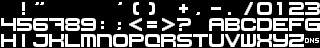
#> input picture images/font1.png, 320 x 48 px, found by its file name
$ python convertimages.py
#> lines starting #> are read from the running program, lines starting #| are printed output that depends on the picture; after the words box and inside, x2 and y2 are one past the last pixel; in counts of white or black regions, pixels touching at a corner belong together
### src/cx16images.py
"""
Tools to convert bitmap images to an appropriate format for the Commander X16.
This means: indexed colors (palette), 12 bits color space (4 bits per channel, for a total of 4096 possible colors)
There are no restrictions on the size of the image.

Written by Irmen de Jong (irmen@razorvine.net) - Code is in the Public Domain.

Requirements: Pillow  (pip install pillow)
"""

from PIL import Image
from typing import TypeAlias, Tuple, Optional

RGBList: TypeAlias = list[tuple[int, int, int]]

# the 256 default colors of the Commander X16's color palette in (r,g,b) format
default_colors = []

_colors="""000,fff,800,afe,c4c,0c5,00a,ee7,d85,640,f77,333,777,af6,08f,bbb
000,111,222,333,444,555,666,777,888,999,aaa,bbb,ccc,ddd,eee,fff
211,433,644,866,a88,c99,fbb,211,422,633,844,a55,c66,f77,200,411
611,822,a22,c33,f33,200,400,600,800,a00,c00,f00,221,443,664,886
aa8,cc9,feb,211,432,653,874,a95,cb6,fd7,210,431,651,862,a82,ca3
fc3,210,430,640,860,a80,c90,fb0,121,343,564,786,9a8,bc9,dfb,121
342,463,684,8a5,9c6,bf7,120,241,461,582,6a2,8c3,9f3,120,240,360
480,5a0,6c0,7f0,121,343,465,686,8a8,9ca,bfc,121,242,364,485,5a6
6c8,7f9,020,141,162,283,2a4,3c5,3f6,020,041,061,082,0a2,0c3,0f3
122,344,466,688,8aa,9cc,bff,122,244,366,488,5aa,6cc,7ff,022,144
166,288,2aa,3cc,3ff,022,044,066,088,0aa,0cc,0ff,112,334,456,668
88a,9ac,bcf,112,224,346,458,56a,68c,79f,002,114,126,238,24a,35c
36f,002,014,016,028,02a,03c,03f,112,334,546,768,98a,b9c,dbf,112
324,436,648,85a,96c,b7f,102,214,416,528,62a,83c,93f,102,204,306
408,50a,60c,70f,212,434,646,868,a8a,c9c,fbe,211,423,635,847,a59
c6b,f7d,201,413,615,826,a28,c3a,f3c,201,403,604,806,a08,c09,f0b"""

for line in _colors.splitlines():
    for rgb in line.split(","):
        r = int(rgb[0], 16)
        g = int(rgb[1], 16)
        b = int(rgb[2], 16)
        default_colors.append((r, g, b))


class BitmapImage:
    def __init__(self, filename: str, image: Image = None) -> None:
        """Just load the given bitmap image file (any format allowed)."""
#> called with filename = 'images/font1.png'
        if image is not None:
            self.img = image
        else:
            self.img = Image.open(filename)
#> self.img is the input picture: PIL image 320x48 P; min 0, max 255, mean 79.9
        self.size = self.img.size
#> self.size = (320, 48)
        self.width, self.height = self.size
#> self.width = 320; self.height = 48

    def save(self, filename: str) -> None:
        """Save the image to a new file, format based on the file extension."""
        self.img.save(filename)

    def get_image(self) -> Image:
        """Gets access to a copy of the Pillow Image class that holds the loaded image"""
        return self.img.copy()

    def crop(self, x, y, width, height) -> "BitmapImage":
        """Returns a rectangle cropped from the original image"""
        cropped = self.img.crop((x, y, x + width, y + height))
        return BitmapImage("", cropped)

    def has_palette(self) -> bool:
        """Is it an indexed colors image?"""
        return self.img.mode == "P"

    def get_palette(self) -> RGBList:
        """Return the image's palette as a list of (r,g,b) tuples"""
        return flat_palette_to_rgb(self.img.getpalette())

    def get_vera_palette(self) -> bytes:
        """
        Returns the image's palette as GB0R words (RGB in little-endian), suitable for the Vera palette registers.
        The palette must be in 12 bit color space already! Because this routine just takes the upper 4 bits of every channel value.
        """
        return rgb_palette_to_vera(self.get_palette())

    # [22 lines left out: functions show, get_pixels_8bpp, not called in this run]

    def get_all_pixels_8bpp(self) -> bytes:
        """
        For 8 bpp (256 color) images:
        Get all pixel values from the image, returns the bytes as a flat array
        """
        assert self.has_palette()
        return self.img.tobytes()

    # [17 lines left out: function get_pixels_4bpp, not called in this run]

    def get_all_pixels_4bpp(self) -> bytearray:
        """
        For 4 bpp (16 color) images:
        Get all pixel values from the image, returns the bytes as a flat array.
        Every byte encodes 2 pixels (4+4 bits).
        """
        assert self.has_palette()
        data = bytearray(self.width // 2 * self.height)
        index = 0
        pix = self.img.load()
        for py in range(self.height):
            for px in range(0, self.width, 2):
                pix1 = pix[px, py]
                pix2 = pix[px + 1, py]
                data[index] = pix1 << 4 | pix2
                index += 1
        return data

    # [68 lines left out: functions quantize_to, quantize, constrain_size, not called in this run]


# utility functions

def channel_8to4(color: int) -> int:
    """Accurate conversion of a single 8 bit color channel value to 4 bits"""
    return (color * 15 + 135) >> 8  # see https://threadlocalmutex.com/?p=48


# [22 lines left out: functions palette_8to4, reduce_colorspace, not called in this run]


def flat_palette_to_rgb(palette: list[int]) -> RGBList:
    """Converts the flat palette list usually obtained from Pillow images to a list of (r,g,b) tuples"""
    return [(palette[i], palette[i + 1], palette[i + 2]) for i in range(0, len(palette), 3)]


# [16 lines left out: functions rgb_palette_to_flat, flat_palette_to_vera, not called in this run]


def rgb_palette_to_vera(palette_rgb: RGBList) -> bytearray:
    """
    Convert a palette in (r,g,b) format to GB0R words (RGB in little-endian), suitable for Vera palette registers.
    The palette must be in 12 bit color space already! Because this routine just takes the upper 4 bits of every channel value.
    """
    data = bytearray()
    for r, g, b in palette_rgb:
        r = r >> 4
        g = g >> 4
        b = b >> 4
        data.append(g << 4 | b)
        data.append(r)
    return data

### src/convertimages.py
from cx16images import BitmapImage


def extract_tile(img: BitmapImage, letter_idx_ascii):
    y = 16 * ((letter_idx_ascii - 32) // 20)
    x = 16 * ((letter_idx_ascii - 32) % 20)
    cropped = img.crop(x, y, 16, 16)
    tile = cropped.get_image().convert('L')  # make greyscale
    # tile.save(f"tile-{letter_idx_ascii}.png")
    result = bytearray()

    def get_eight_pixels(xoffset):
        pixels = [tile.getpixel((xoffset + x, y)) for x in range(8)]
        return [1 if p > 150 else 0 for p in pixels]

    for y in range(16):
        pixelbyte = get_eight_pixels(0)
        outbyte = 0
        for bb in pixelbyte:
            outbyte <<= 1
            outbyte |= bb
        result.append(outbyte)
        pixelbyte = get_eight_pixels(8)
        outbyte = 0
        for bb in pixelbyte:
            outbyte <<= 1
            outbyte |= bb
        result.append(outbyte)
    return result


screencodes = "@ABCDEFGHIJKLMNOPQRSTUVWXYZ[_]__ !\"#$%&'()*+,-./0123456789:;<=>?"
assert len(screencodes) == 64
assert screencodes[42] == '*'


if __name__ == "__main__":
    # the font tiles for Mirror's Edge
    img = BitmapImage("images/font1.png")
    with open("ME-FONT.BIN", "wb") as outf:
        tiles = {}
        for ascii in range(ord(' '), ord('Z') + 1):
            tile = extract_tile(img, ascii)
            tiles[ascii] = tile
#> this loop made 59 passes
#> pass 2, in crop (call 2), `cropped = self.img.crop((x, y, x + width, y + height))`:
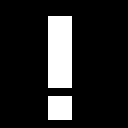
#> cropped: PIL image 16x16 P (shown 8 times larger); 14.1% white; 2 white regions (1 under 20 px), largest, box (x1, y1, x2, y2) and area: (6, 2, 9, 11) 27
        for screencode, ascii_chr in enumerate(screencodes):
            tile = tiles.get(ord(ascii_chr), None)
            if tile:
                outf.write(tiles[ord(ascii_chr)])
            else:
                outf.write(bytearray(32))

    # the font tiles for Death Stranding
    img = BitmapImage("images/font3.png")
    with open("DS-FONT.BIN", "wb") as outf:
        tiles = {}
        for ascii in range(ord(' '), ord('Z') + 1):
            tile = extract_tile(img, ascii)
            tiles[ascii] = tile
#> this loop made 59 passes
#> pass 2, in crop (call 61), `cropped = self.img.crop((x, y, x + width, y + height))`:
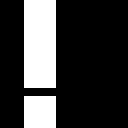
#> cropped: PIL image 16x16 L (shown 8 times larger); 23.4% white; 2 white regions (1 under 20 px), largest, box (x1, y1, x2, y2) and area: (3, 0, 7, 11) 44
        for screencode, ascii_chr in enumerate(screencodes):
            tile = tiles.get(ord(ascii_chr), None)
            if tile:
                outf.write(tiles[ord(ascii_chr)])
            else:
                outf.write(bytearray(32))

    # the demo screen(s)
    img = BitmapImage("images/demo3-lores.png")
    with open("ME-DEMOSCREEN.BIN", "wb") as outf:
        outf.write(img.get_all_pixels_8bpp())
    with open("ME-DEMOSCREEN.PAL", "wb") as outf:
        outf.write(img.get_vera_palette())
#> the loop in rgb_palette_to_vera, `for r, g, b in palette_rgb:` made 128 passes
#> (r, g, b) on passes 1 to 12: (0, 0, 34), (0, 0, 51), (0, 0, 68), (17, 0, 34), (17, 0, 51), (17, 0, 68), (34, 0, 51), (51, 0, 34), (0, 17, 34), (51, 0, 51), (0, 17, 51), (0, 17, 68)
    img = BitmapImage("images/dsdemo-lores.png")
    with open("DS-DEMOSCREEN.BIN", "wb") as outf:
        outf.write(img.get_all_pixels_8bpp())
    with open("DS-DEMOSCREEN.PAL", "wb") as outf:
        outf.write(img.get_vera_palette())
#> the loop in rgb_palette_to_vera (call 2), `for r, g, b in palette_rgb:` made 80 passes
#> (r, g, b) on passes 1 to 12: (17, 17, 34), (17, 17, 51), (34, 17, 17), (34, 17, 34), (17, 34, 17), (17, 34, 34), (17, 34, 51), (17, 34, 68), (34, 34, 17), (17, 34, 85), (34, 34, 34), (34, 34, 51)

    # the title screens (hires version)
    img = BitmapImage("images/title-hires.png")
    with open("ME-TITLESCREEN.BIN", "wb") as outf:
        outf.write(img.get_all_pixels_4bpp())
    with open("ME-TITLESCREEN.PAL", "wb") as outf:
        outf.write(img.get_vera_palette())
    img = BitmapImage("images/dstitle-hires.png")
    with open("DS-TITLESCREEN.BIN", "wb") as outf:
        outf.write(img.get_all_pixels_4bpp())
    with open("DS-TITLESCREEN.PAL", "wb") as outf:
        outf.write(img.get_vera_palette())
